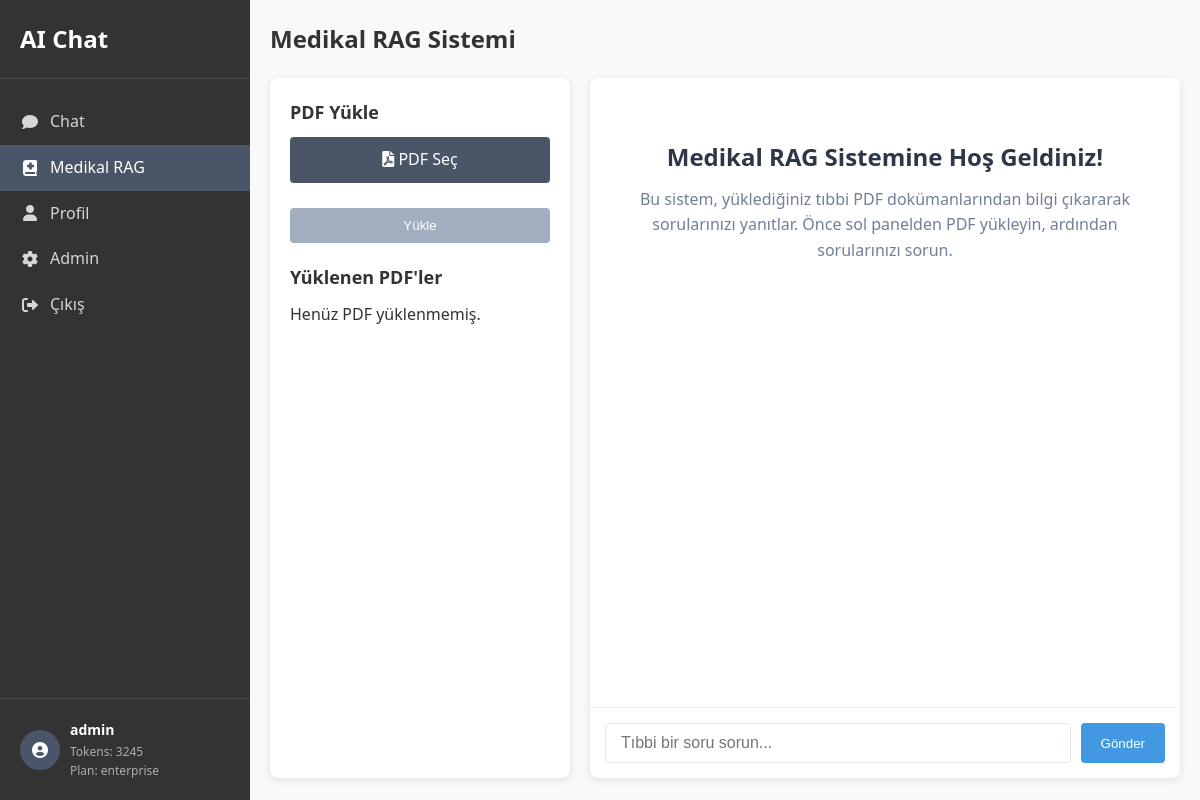
The app's page /rag (signed in), older data.
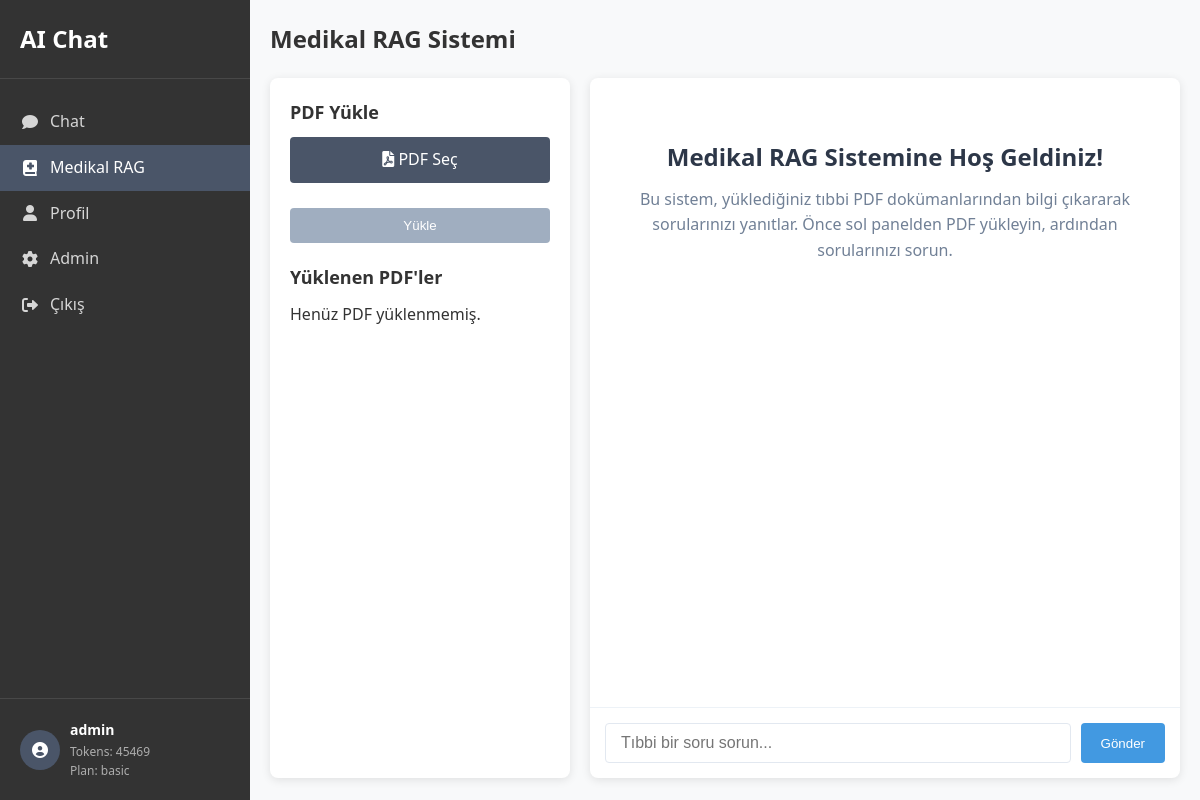
The same page, newer data.
### tables this page shows
CREATE TABLE users (
        id INTEGER PRIMARY KEY AUTOINCREMENT,
        username TEXT UNIQUE NOT NULL,
        email TEXT UNIQUE NOT NULL,
        password TEXT NOT NULL,
        is_admin INTEGER DEFAULT 0,
        tokens_remaining INTEGER DEFAULT 100,
        plan TEXT DEFAULT 'basic',
        created_at TEXT
    , last_token_reset TEXT, last_rag_reset TEXT, rag_searches_remaining INTEGER DEFAULT 1);

### rag_system.py (the view)
@rag_bp.route('/rag')
def rag_index():
    if not session.get('logged_in'):
        return redirect(url_for('login'))
    db = get_db()
    user_id = session.get('user_id')
    user = db.execute('SELECT * FROM users WHERE id = ?', (user_id,)).fetchone()
    pdfs = []
    if os.path.exists(UPLOAD_FOLDER):
        for filename in os.listdir(UPLOAD_FOLDER):
            if filename.endswith('.pdf'):
                pdfs.append(filename)
    return render_template('rag.html', user=user, pdfs=pdfs)

### app.py (called while the page is built)
@app.teardown_appcontext
def close_connection(exception):
    close_db()

### rag_system.py (called while the page is built)
def get_db():
    db = getattr(g, '_database', None)
    if db is None:
        db = g._database = sqlite3.connect(current_app.config['DATABASE'])
        db.row_factory = sqlite3.Row
    return db

### templates/rag.html (shortened to what the changed rows need)
<!DOCTYPE html>
<html lang="tr">
<head>
    <link rel="stylesheet" href="https://cdnjs.cloudflare.com/ajax/libs/font-awesome/6.0.0-beta3/css/all.min.css">
</head>
<body>
    <div class="container">
        <nav class="sidebar">
            <div class="sidebar-header">
                <h2>AI Chat</h2>
            </div>
            <div class="sidebar-footer">
                <div class="user-info">
                    <div class="user-details">
                        <p class="username">{{ user.username }}</p>
                        <p class="tokens">Tokens: <span id="tokens-count">{{ user.tokens_remaining }}</span></p>
                        <p class="plan">Plan: {{ user.plan }}</p>
                    </div>
                </div>
            </div>
        </nav>
        <main class="content">
            <div class="rag-container">
                <div class="rag-header">
                    <h2>Medikal RAG Sistemi</h2>
                </div>
            </div>
        </main>
    </div>
</body>
</html>

Row changes from the older to the newer data that the page shows:
changed users "admin": tokens_remaining "3245" → "45469"; plan "enterprise" → "basic"
